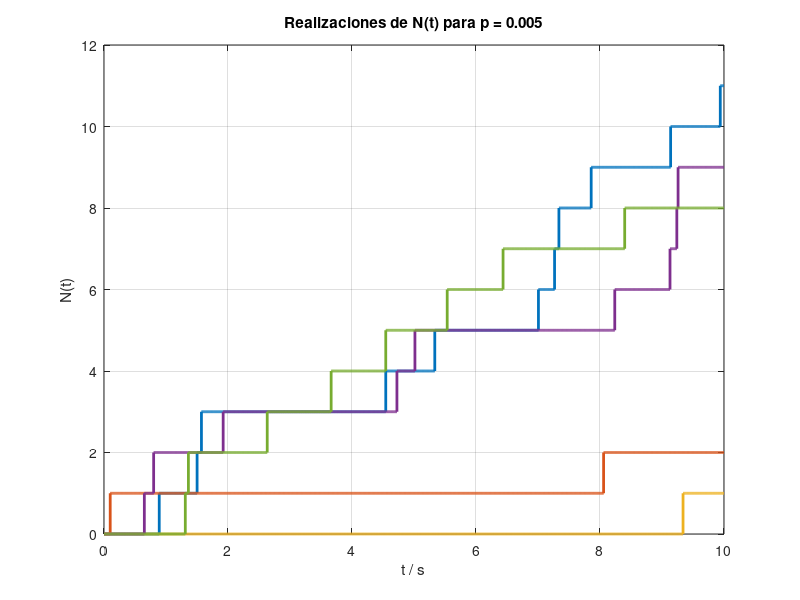
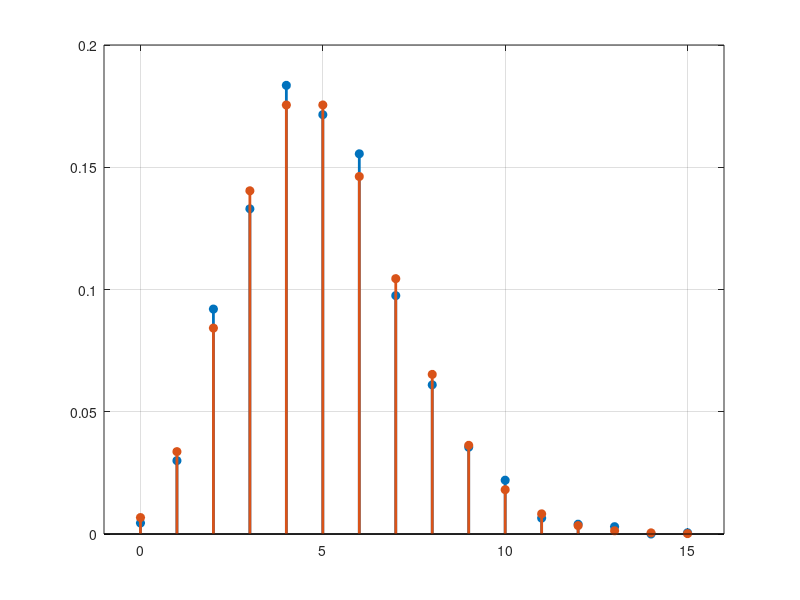
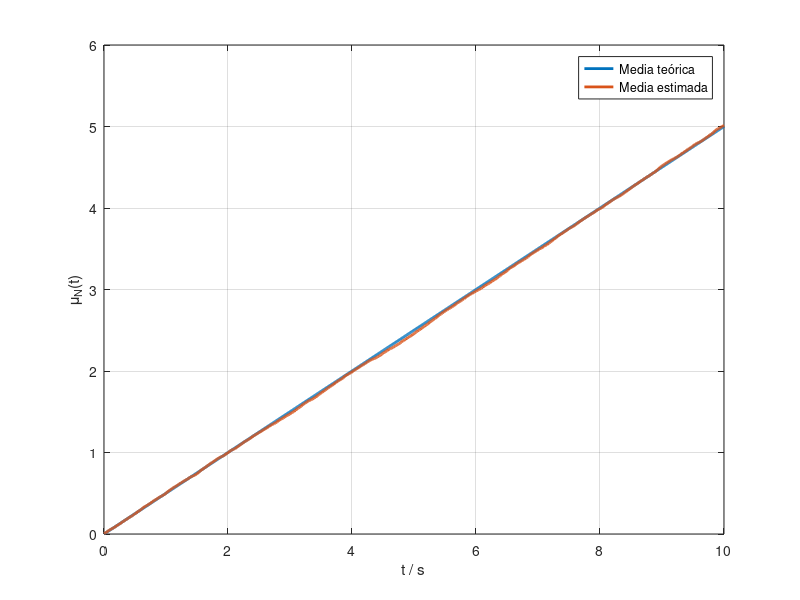
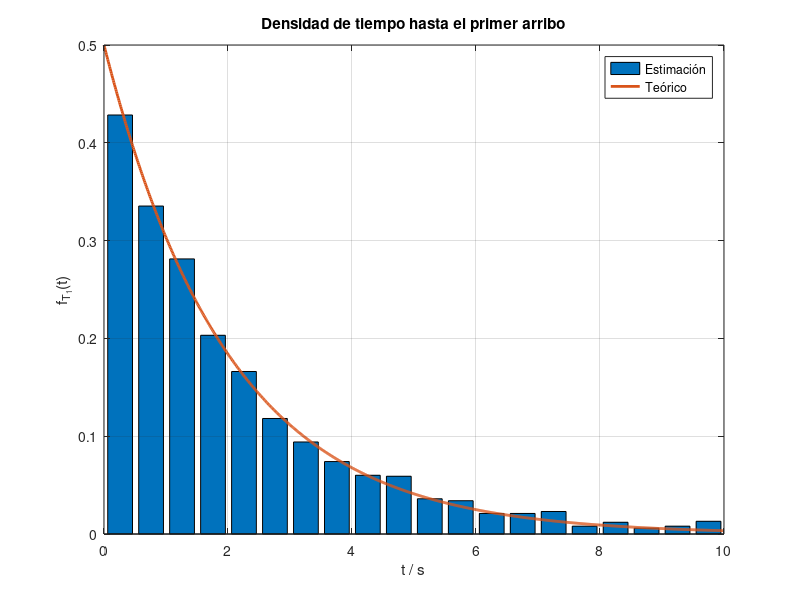

The MATLAB script that drew these images, in order:
close all;
clear all;
clc;

rand('seed', 35);

lambda = 0.5;

T = 10;

n = 1000;

M = 2000;

delta = T / n;

p = lambda * delta;

arribos = rand(M, n) < p;

N = cumsum(arribos, 2);

t = linspace(0,T,n);

figure();
stairs(t, N(1:5,:)', 'linewidth', 2);
grid on;
title(['Realizaciones de N(t) para p = ' num2str(p)]);
xlabel('t / s');
ylabel('N(t)');

[h, xc] = hist(sum(arribos, 2), 0:15);

mu = lambda*T;
m = 0;

figure();
stem(xc, h / (sum(h) * (xc(2) - xc(1))), 'linewidth', 2, 'filled');
hold on;
grid on;
stem(xc, e^(-mu)*mu.^xc ./ factorial(xc), 'linewidth', 2, 'filled');
xlim([-1, 16])

mu_est = mean(N);

figure();
plot(t, lambda * t, 'linewidth', 2, t, mu_est, 'linewidth', 2);
grid on;
legend(['Media teórica'; 'Media estimada']);
xlabel('t / s');
ylabel('\mu_N(t)');

primer_arribo = zeros(M, 1);

for i = 1:M
  idx = find(arribos(i,:) ~= 0, 1, 'first');
  if ~isempty(idx)
    primer_arribo(i) = idx * delta;
  else
    primer_arribo(i) = T;
  endif
endfor

[h, xc] = hist(sum(primer_arribo, 2), 20);

figure();
bar(xc, h / (sum(h) * (xc(2) - xc(1))));
hold on;
grid on;
plot(t, lambda * e.^(-lambda*t), 'linewidth', 2);
legend(['Estimación'; 'Teórico']);
ylabel('f_{T_1}(t)');
xlabel('t / s');
title('Densidad de tiempo hasta el primer arribo');
